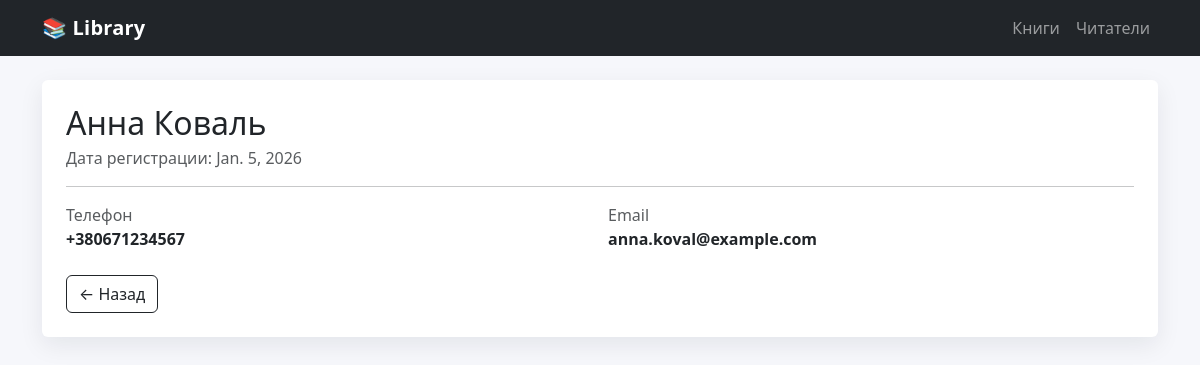
Screenshot of /readers/2/ with the database file from the repository.
### main/models.py (models this page shows, shortened)
class Reader(models.Model):
    first_name = models.CharField("Ім'я", max_length=50)
    last_name = models.CharField("Прізвище", max_length=50)
    phone = models.CharField("Контактний телефон", max_length=20)
    email = models.EmailField("Email", unique=True)
    joined_at = models.DateField("Дата запису до бібліотеки", auto_now_add=True)

### main/views.py (the view)
# urls.py: path("readers/<int:pk>/", ReaderDetailView.as_view(), name="reader_detail"),
class ReaderDetailView(DetailView):
    model = Reader
    template_name = "library/reader_detail.html"
    context_object_name = "reader"

### main/templates/library/reader_detail.html (shortened to what this page needs)
{% extends "library/base.html" %}
{% block content %}
<div class="card p-4">
  <h2 class="mb-1">{{ reader.first_name }} {{ reader.last_name }}</h2>
  <div class="text-muted">Дата регистрации: {{ reader.joined_at }}</div>
  <hr>
  <div class="row g-3">
    <div class="col-md-6">
      <div class="text-muted">Телефон</div>
      <div class="fw-semibold">{{ reader.phone }}</div>
    </div>
    <div class="col-md-6">
      <div class="text-muted">Email</div>
      <div class="fw-semibold">{{ reader.email }}</div>
    </div>
  </div>
  <div class="mt-4">
    <a class="btn btn-outline-dark" href="{% url 'library:reader_list' %}">← Назад</a>
  </div>
</div>
{% endblock %}

### main/templates/library/base.html (style rules this page uses)
body { background: #f6f7fb; }
.card { border: 0; box-shadow: 0 8px 24px rgba(15, 23, 42, 0.08); }

### rows the page displays
Reader: first_name "Анна", last_name "Коваль", joined_at "Jan. 5, 2026", phone "+380671234567", email "anna.koval@example.com"
